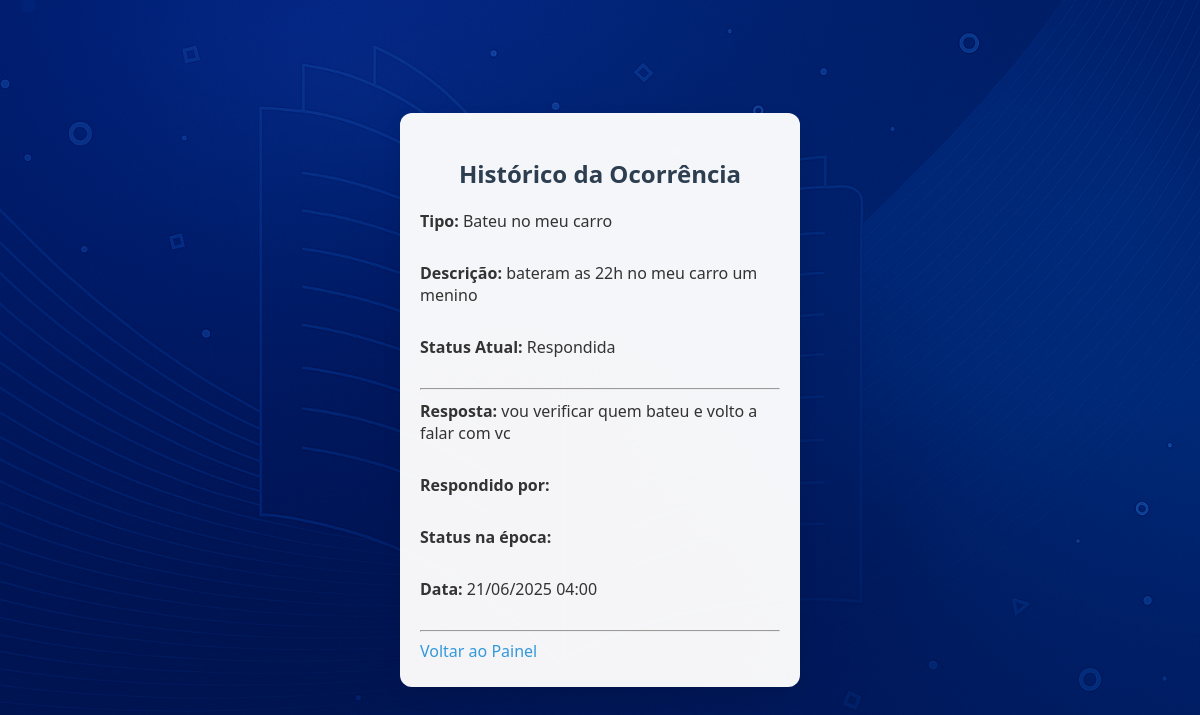
The app's page /historico/2 (signed in) with its own data.
### app/models.py (models this page shows)
class Ocorrencia(db.Model):
    id = db.Column(db.Integer, primary_key=True)
    usuario_id = db.Column(db.Integer, db.ForeignKey('usuario.id'), nullable=False)
    tipo = db.Column(db.String(50), nullable=False)
    descricao = db.Column(db.Text, nullable=False)
    status = db.Column(db.String(50), default='Pendente')
    data_criacao = db.Column(db.DateTime, default=lambda: datetime.now(fuso_brasil))
    resposta = db.Column(db.Text)
    respondido_por = db.Column(db.String(100))
    data_ultima_resposta = db.Column(db.DateTime)  # se necessário
    usuario = db.relationship('Usuario', backref='ocorrencias')

class Historico(db.Model):
    id = db.Column(db.Integer, primary_key=True)
    ocorrencia_id = db.Column(db.Integer, db.ForeignKey('ocorrencia.id'), nullable=False)
    status = db.Column(db.String(50))
    resposta = db.Column(db.Text)
    data_resposta = db.Column(db.DateTime, default=lambda: datetime.now(fuso_brasil))

### app/routes.py (the view)
@main.route('/historico/<int:ocorrencia_id>')
def historico_respostas(ocorrencia_id):
    if 'usuario_id' not in session:
        return redirect(url_for('main.login'))
    ocorrencia = Ocorrencia.query.get(ocorrencia_id)
    if not ocorrencia:
        return redirect(url_for('main.painel'))
    historico = Historico.query.filter_by(ocorrencia_id=ocorrencia_id).order_by(Historico.data_resposta.desc()).all()
    return render_template('main/historico_respostas.html', ocorrencia=ocorrencia, historico=historico)

### app/templates/main/historico_respostas.html (shortened to what this page needs)
<!DOCTYPE html>
<html lang="pt-br">
<head>
    <link rel="stylesheet" href="{{ url_for('static', filename='style.css') }}">
</head>
<body class="login-page">
    <div class="login-box">
        <h2> Histórico da Ocorrência</h2>
        <p><strong>Tipo:</strong> {{ ocorrencia.tipo }}</p>
        <p><strong>Descrição:</strong> {{ ocorrencia.descricao }}</p>
        <p><strong>Status Atual:</strong> {{ ocorrencia.status }}</p>
        <hr>
        {% if historico %}
            {% for h in historico %}
                <div class="historico-card">
                    <p><strong>Resposta:</strong> {{ h.resposta }}</p>
                    <p><strong>Respondido por:</strong> {{ h.respondido_por }}</p>
                    <p><strong>Status na época:</strong> {{ h.status_ocorrencia }}</p>
                    <p><strong>Data:</strong> {{ h.data_resposta.strftime('%d/%m/%Y %H:%M') }}</p>
                    <hr>
                </div>
            {% endfor %}
        {% else %}
            <p>Nenhuma resposta registrada ainda.</p>
        {% endif %}
        <a href="{{ url_for('main.painel') }}"> Voltar ao Painel</a>
    </div>
</body>
</html>

### app/static/style.css (style rules this page uses)
body { background: linear-gradient(to bottom, #e9f1fb, #f8fbff); font-family: 'Segoe UI', Tahoma, Geneva, Verdana, sans-serif; margin: 0; padding: 0; color: #2c3e50; overflow-x: hidden; }
html, body { overflow-x: hidden; }
p { color: #333; margin: 10px 0 30px; font-size: 16px; }
a { text-decoration: none; color: #3498db; }
.login-page { background: url('/static/img/fundo-login.png') no-repeat center center fixed; background-size: cover; min-height: 100vh; padding: 50px 20px; display: flex; justify-content: center; align-items: center; color: #2c3e50; font-family: 'Segoe UI', Tahoma, Geneva, Verdana, sans-serif; }
.login-box { width: 100%; max-width: 360px; margin: 0 auto; padding: 25px 20px; background-color: rgba(255, 255, 255, 0.96); border-radius: 12px; box-shadow: 0 8px 20px rgba(0, 0, 0, 0.08); text-align: left; }
.login-box h2 { margin-bottom: 20px; text-align: center; color: #2c3e50; }
.welcome-box, .login-box, .historico-container { width: 100%; max-width: 400px; margin: 20px auto; }
* { box-sizing: border-box; }

### records on screen
Ocorrencia: tipo "Bateu no meu carro", descricao "bateram as 22h no meu carro um menino", status "Respondida"
Historico: resposta "vou verificar quem bateu e volto a falar com vc", data_resposta "21/06/2025 04:00"
